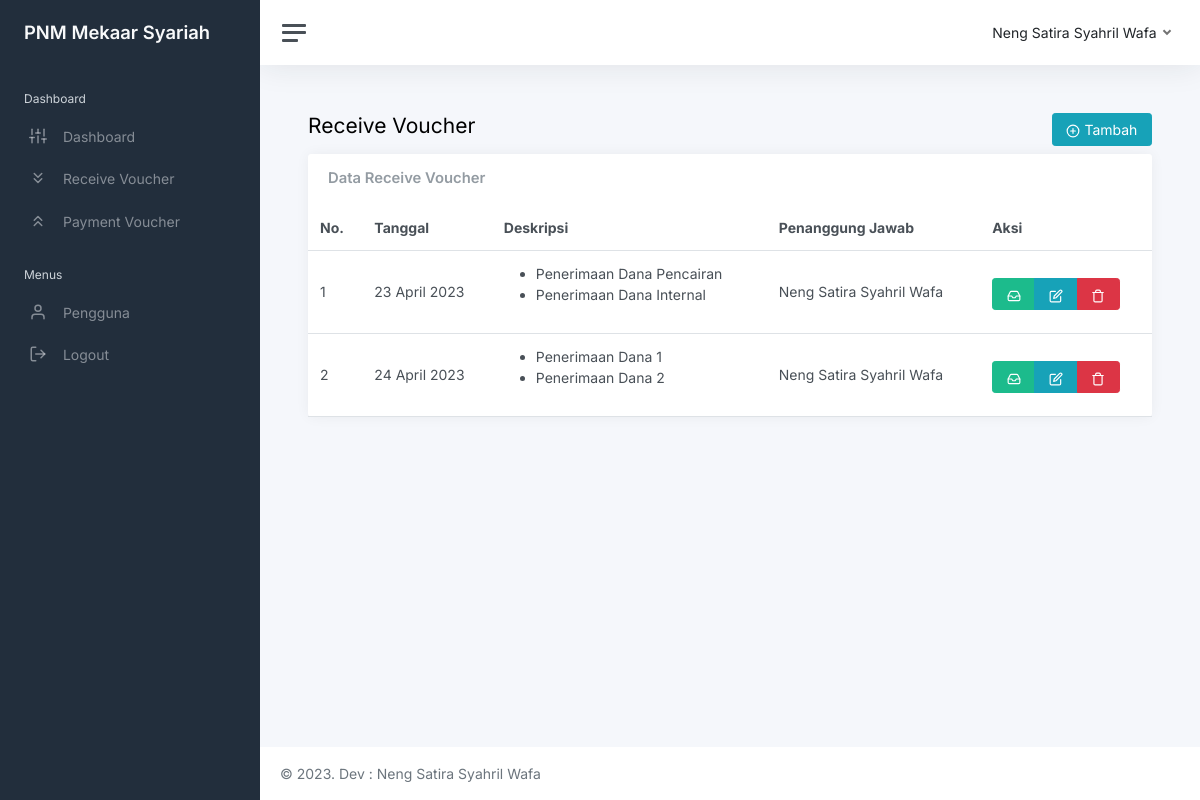
The app's page /view_rv/rv.php (signed in) with its own data.
### tables this page shows
CREATE TABLE `users` (
  `id_user` int(11) NOT NULL,
  `nama` varchar(255) NOT NULL,
  `username` varchar(255) NOT NULL,
  `email` varchar(255) NOT NULL,
  `password` varchar(255) NOT NULL,
  `image` varchar(255) NOT NULL,
  `role_id` int(10) NOT NULL,
  `date_created` date NOT NULL,
  `is_active` int(10) NOT NULL
);

CREATE TABLE `rv` (
  `id_rv` int(11) NOT NULL,
  `rv_date` date NOT NULL,
  `deskripsi` text NOT NULL,
  `id_user` int(10) NOT NULL
);

### functions.php (called while the page is built, shortened)
<?php
$conn = mysqli_connect("localhost", "root", "", "db_sirvpv");
function query($query)
{
    global $conn;
    $result = mysqli_query($conn, $query);
    $rows = [];
    while ($row = mysqli_fetch_assoc($result)) {
        $rows[] = $row;
    }
    return $rows;
}

### view_rv/rv.php (the view, shortened to what this page needs)
<?php
include "../templates/header.php";
$receive_voucher = query(
  "SELECT * FROM rv
  INNER JOIN users ON users.id_user = rv.id_user"
);
?>
<main class="content">
  <div class="container-fluid p-0">
    <div class="row">
      <div class="col-6">
        <h1 class="h3 mb-3">Receive Voucher</h1>
      </div>
      <div class="col-6 text-end">
        <a href="rv_add.php" class="btn btn-info text-white"><i class="align-middle" data-feather="plus-circle"></i>
          Tambah</a>
      </div>
    </div>
    <div class="row">
      <div class="col-12 col-lg-12 col-xxl-12 d-flex">
        <div class="card flex-fill">
          <div class="card-header">
            <h5 class="card-title mb-0">Data Receive Voucher</h5>
          </div>
          <table class="table table-responsive my-0">
            <thead>
              <tr>
                <th>No.</th>
                <th>Tanggal</th>
                <th class="d-none d-xl-table-cell">Deskripsi</th>
                <th class="d-none d-xl-table-cell">Penanggung Jawab</th>
                <th>Aksi</th>
              </tr>
            </thead>
            <tbody>
              <?php $i = 1; ?>
              <?php foreach ($receive_voucher as $rv): ?>
                <tr>
                  <td>
                    <?= $i; ?>
                  </td>
                  <td>
                    <?= date('d F Y', strtotime($rv["rv_date"])); ?>
                  </td>
                  <td class="d-none d-xl-table-cell">
                    <?= $rv["deskripsi"]; ?>
                  </td>
                  <td class="d-none d-xl-table-cell">
                    <?= $rv["nama"]; ?>
                  </td>
                  <td>
                    <div class="btn-group btn-group-toggle" data-toggle="buttons">
                      <a href="rv_detail.php?id=<?= $rv["id_rv"]; ?>" class="btn btn-success text-white mt-1"><i
                          class="align-middle" data-feather="inbox"></i></a>
                      <a href="rv_edit.php?id=<?= $rv["id_rv"]; ?>" class="btn btn-info text-white mt-1"><i
                          class="align-middle" data-feather="edit"></i></a>
                      <a href="rv_delete.php?id=<?= $rv["id_rv"]; ?>" class="btn btn-danger text-white mt-1"
                        onclick="return confirm('Yakin ingin menghapus receive voucher tanggal <?= date('d F Y', strtotime($rv['rv_date'])); ?>?');"><i
                          class="align-middle" data-feather="trash"></i></a>
                    </div>
                  </td>
                </tr>
                <?php $i++; ?>
              <?php endforeach; ?>
            </tbody>
          </table>
        </div>
      </div>
    </div>
  </div>
</main>
<?php
include "../templates/footer.php";
?>

### templates/topbar.php (shortened to what this page needs)
<div class="main">
    <nav class="navbar navbar-expand navbar-light navbar-bg">
        <a class="sidebar-toggle js-sidebar-toggle">
            <i class="hamburger align-self-center"></i>
        </a>
        <div class="navbar-collapse collapse">
            <ul class="navbar-nav navbar-align">
                <li class="nav-item dropdown">
                    <a class="nav-link dropdown-toggle d-none d-sm-inline-block" href="#" data-bs-toggle="dropdown">
                        <span class="text-dark">
                            <?= $user["nama"] ?>
                        </span>
                    </a>
                </li>
            </ul>
        </div>
    </nav>

### records on screen
users: nama "Neng Satira Syahril Wafa"
rv: rv_date "23 April 2023", deskripsi "Penerimaan Dana Pencairan Penerimaan Dana Internal", id_user.nama "Neng Satira Syahril Wafa"
rv: rv_date "24 April 2023", deskripsi "Penerimaan Dana 1 Penerimaan Dana 2", id_user.nama "Neng Satira Syahril Wafa"
